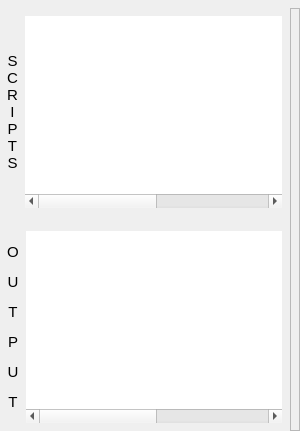
                                              <widget class="QWidget" name="roto_tab">
                                               <attribute name="title">
                                                <string>ROTO</string>
                                               </attribute>
                                               <layout class="QGridLayout" name="gridLayout_27">
                                                <property name="leftMargin">
                                                 <number>0</number>
                                                </property>
                                                <property name="topMargin">
                                                 <number>8</number>
                                                </property>
                                                <property name="rightMargin">
                                                 <number>0</number>
                                                </property>
                                                <property name="bottomMargin">
                                                 <number>0</number>
                                                </property>
                                                <property name="spacing">
                                                 <number>0</number>
                                                </property>
                                                <item row="0" column="0">
                                                 <widget class="QFrame" name="scripts_pre_frame_2">
                                                  <property name="sizePolicy">
                                                   <sizepolicy hsizetype="Expanding" vsizetype="Expanding">
                                                    <horstretch>0</horstretch>
                                                    <verstretch>0</verstretch>
                                                   </sizepolicy>
                                                  </property>
                                                  <property name="frameShape">
                                                   <enum>QFrame::NoFrame</enum>
                                                  </property>
                                                  <property name="frameShadow">
                                                   <enum>QFrame::Raised</enum>
                                                  </property>
                                                  <layout class="QVBoxLayout" name="verticalLayout_4">
                                                   <property name="spacing">
                                                    <number>7</number>
                                                   </property>
                                                   <property name="leftMargin">
                                                    <number>0</number>
                                                   </property>
                                                   <property name="topMargin">
                                                    <number>0</number>
                                                   </property>
                                                   <property name="rightMargin">
                                                    <number>8</number>
                                                   </property>
                                                   <property name="bottomMargin">
                                                    <number>0</number>
                                                   </property>
                                                   <item>
                                                    <widget class="QFrame" name="scripts_frame_2">
                                                     <property name="frameShape">
                                                      <enum>QFrame::NoFrame</enum>
                                                     </property>
                                                     <property name="frameShadow">
                                                      <enum>QFrame::Raised</enum>
                                                     </property>
                                                     <layout class="QHBoxLayout" name="horizontalLayout_25">
                                                      <property name="spacing">
                                                       <number>0</number>
                                                      </property>
                                                      <property name="leftMargin">
                                                       <number>0</number>
                                                      </property>
                                                      <property name="topMargin">
                                                       <number>8</number>
                                                      </property>
                                                      <property name="rightMargin">
                                                       <number>0</number>
                                                      </property>
                                                      <property name="bottomMargin">
                                                       <number>8</number>
                                                      </property>
                                                      <item>
                                                       <widget class="QFrame" name="scripts_label_frame_2">
                                                        <property name="frameShape">
                                                         <enum>QFrame::NoFrame</enum>
                                                        </property>
                                                        <property name="frameShadow">
                                                         <enum>QFrame::Raised</enum>
                                                        </property>
                                                        <layout class="QHBoxLayout" name="horizontalLayout_26">
                                                         <property name="spacing">
                                                          <number>0</number>
                                                         </property>
                                                         <property name="leftMargin">
                                                          <number>7</number>
                                                         </property>
                                                         <property name="topMargin">
                                                          <number>0</number>
                                                         </property>
                                                         <property name="rightMargin">
                                                          <number>7</number>
                                                         </property>
                                                         <property name="bottomMargin">
                                                          <number>0</number>
                                                         </property>
                                                         <item>
                                                          <widget class="QLabel" name="scripts_label_2">
                                                           <property name="font">
                                                            <font>
                                                             <pointsize>11</pointsize>
                                                            </font>
                                                           </property>
                                                           <property name="text">
                                                            <string>S
C
R
I
P
T
S</string>
                                                           </property>
                                                           <property name="alignment">
                                                            <set>Qt::AlignCenter</set>
                                                           </property>
                                                          </widget>
                                                         </item>
                                                        </layout>
                                                       </widget>
                                                      </item>
                                                      <item>
                                                       <widget class="QTreeWidget" name="Rscripts_treeWid">
                                                        <property name="font">
                                                         <font>
                                                          <pointsize>10</pointsize>
                                                         </font>
                                                        </property>
                                                        <property name="styleSheet">
                                                         <string notr="true">alternate-background-color: rgb(32, 36, 45);</string>
                                                        </property>
                                                        <property name="frameShape">
                                                         <enum>QFrame::NoFrame</enum>
                                                        </property>
                                                        <property name="frameShadow">
                                                         <enum>QFrame::Raised</enum>
                                                        </property>
                                                        <property name="sizeAdjustPolicy">
                                                         <enum>QAbstractScrollArea::AdjustIgnored</enum>
                                                        </property>
                                                        <property name="autoScroll">
                                                         <bool>true</bool>
                                                        </property>
                                                        <property name="editTriggers">
                                                         <set>QAbstractItemView::NoEditTriggers</set>
                                                        </property>
                                                        <property name="alternatingRowColors">
                                                         <bool>true</bool>
                                                        </property>
                                                        <property name="animated">
                                                         <bool>true</bool>
                                                        </property>
                                                        <property name="columnCount">
                                                         <number>5</number>
                                                        </property>
                                                        <attribute name="headerVisible">
                                                         <bool>false</bool>
                                                        </attribute>
                                                        <column>
                                                         <property name="text">
                                                          <string>New Column</string>
                                                         </property>
                                                        </column>
                                                        <column>
                                                         <property name="text">
                                                          <string>New Column</string>
                                                         </property>
                                                        </column>
                                                        <column>
                                                         <property name="text">
                                                          <string>New Column</string>
                                                         </property>
                                                        </column>
                                                        <column>
                                                         <property name="text">
                                                          <string>New Column</string>
                                                         </property>
                                                        </column>
                                                        <column>
                                                         <property name="text">
                                                          <string>New Column</string>
                                                         </property>
                                                        </column>
                                                       </widget>
                                                      </item>
                                                     </layout>
                                                    </widget>
                                                   </item>
                                                   <item>
                                                    <widget class="QFrame" name="preren_frame_2">
                                                     <property name="frameShape">
                                                      <enum>QFrame::NoFrame</enum>
                                                     </property>
                                                     <property name="frameShadow">
                                                      <enum>QFrame::Raised</enum>
                                                     </property>
                                                     <layout class="QHBoxLayout" name="horizontalLayout_27">
                                                      <property name="spacing">
                                                       <number>0</number>
                                                      </property>
                                                      <property name="leftMargin">
                                                       <number>0</number>
                                                      </property>
                                                      <property name="topMargin">
                                                       <number>8</number>
                                                      </property>
                                                      <property name="rightMargin">
                                                       <number>0</number>
                                                      </property>
                                                      <property name="bottomMargin">
                                                       <number>8</number>
                                                      </property>
                                                      <item>
                                                       <widget class="QFrame" name="preren_label_frame_2">
                                                        <property name="frameShape">
                                                         <enum>QFrame::NoFrame</enum>
                                                        </property>
                                                        <property name="frameShadow">
                                                         <enum>QFrame::Raised</enum>
                                                        </property>
                                                        <layout class="QHBoxLayout" name="horizontalLayout_28">
                                                         <property name="spacing">
                                                          <number>0</number>
                                                         </property>
                                                         <property name="leftMargin">
                                                          <number>7</number>
                                                         </property>
                                                         <property name="topMargin">
                                                          <number>0</number>
                                                         </property>
                                                         <property name="rightMargin">
                                                          <number>7</number>
                                                         </property>
                                                         <property name="bottomMargin">
                                                          <number>0</number>
                                                         </property>
                                                         <item>
                                                          <widget class="QLabel" name="preren_label_2">
                                                           <property name="font">
                                                            <font>
                                                             <pointsize>11</pointsize>
                                                            </font>
                                                           </property>
                                                           <property name="text">
                                                            <string>&lt;html&gt;&lt;head/&gt;&lt;body&gt;&lt;p&gt;O&lt;/p&gt;&lt;p&gt;U&lt;/p&gt;&lt;p&gt;T&lt;/p&gt;&lt;p&gt;P&lt;/p&gt;&lt;p&gt;U&lt;/p&gt;&lt;p&gt;T&lt;/p&gt;&lt;/body&gt;&lt;/html&gt;</string>
                                                           </property>
                                                           <property name="alignment">
                                                            <set>Qt::AlignCenter</set>
                                                           </property>
                                                          </widget>
                                                         </item>
                                                        </layout>
                                                       </widget>
                                                      </item>
                                                      <item>
                                                       <widget class="QTreeWidget" name="Routput_treeWid">
                                                        <property name="styleSheet">
                                                         <string notr="true">alternate-background-color: rgb(32, 36, 45);</string>
                                                        </property>
                                                        <property name="frameShape">
                                                         <enum>QFrame::NoFrame</enum>
                                                        </property>
                                                        <property name="frameShadow">
                                                         <enum>QFrame::Raised</enum>
                                                        </property>
                                                        <property name="editTriggers">
                                                         <set>QAbstractItemView::NoEditTriggers</set>
                                                        </property>
                                                        <property name="alternatingRowColors">
                                                         <bool>true</bool>
                                                        </property>
                                                        <property name="animated">
                                                         <bool>true</bool>
                                                        </property>
                                                        <property name="columnCount">
                                                         <number>5</number>
                                                        </property>
                                                        <attribute name="headerVisible">
                                                         <bool>false</bool>
                                                        </attribute>
                                                        <column>
                                                         <property name="text">
                                                          <string>New Column</string>
                                                         </property>
                                                        </column>
                                                        <column>
                                                         <property name="text">
                                                          <string>New Column</string>
                                                         </property>
                                                        </column>
                                                        <column>
                                                         <property name="text">
                                                          <string>New Column</string>
                                                         </property>
                                                        </column>
                                                        <column>
                                                         <property name="text">
                                                          <string>New Column</string>
                                                         </property>
                                                        </column>
                                                        <column>
                                                         <property name="text">
                                                          <string>New Column</string>
                                                         </property>
                                                        </column>
                                                       </widget>
                                                      </item>
                                                     </layout>
                                                    </widget>
                                                   </item>
                                                  </layout>
                                                 </widget>
                                                </item>
                                                <item row="0" column="1">
                                                 <widget class="QFrame" name="ou_qc_frame_2">
                                                  <property name="frameShape">
                                                   <enum>QFrame::StyledPanel</enum>
                                                  </property>
                                                  <property name="frameShadow">
                                                   <enum>QFrame::Raised</enum>
                                                  </property>
                                                  <layout class="QVBoxLayout" name="verticalLayout_11">
                                                   <property name="spacing">
                                                    <number>8</number>
                                                   </property>
                                                   <property name="leftMargin">
                                                    <number>0</number>
                                                   </property>
                                                   <property name="topMargin">
                                                    <number>0</number>
                                                   </property>
                                                   <property name="rightMargin">
                                                    <number>8</number>
                                                   </property>
                                                   <property name="bottomMargin">
                                                    <number>0</number>
                                                   </property>
                                                  </layout>
                                                 </widget>
                                                </item>
                                               </layout>
                                              </widget>
